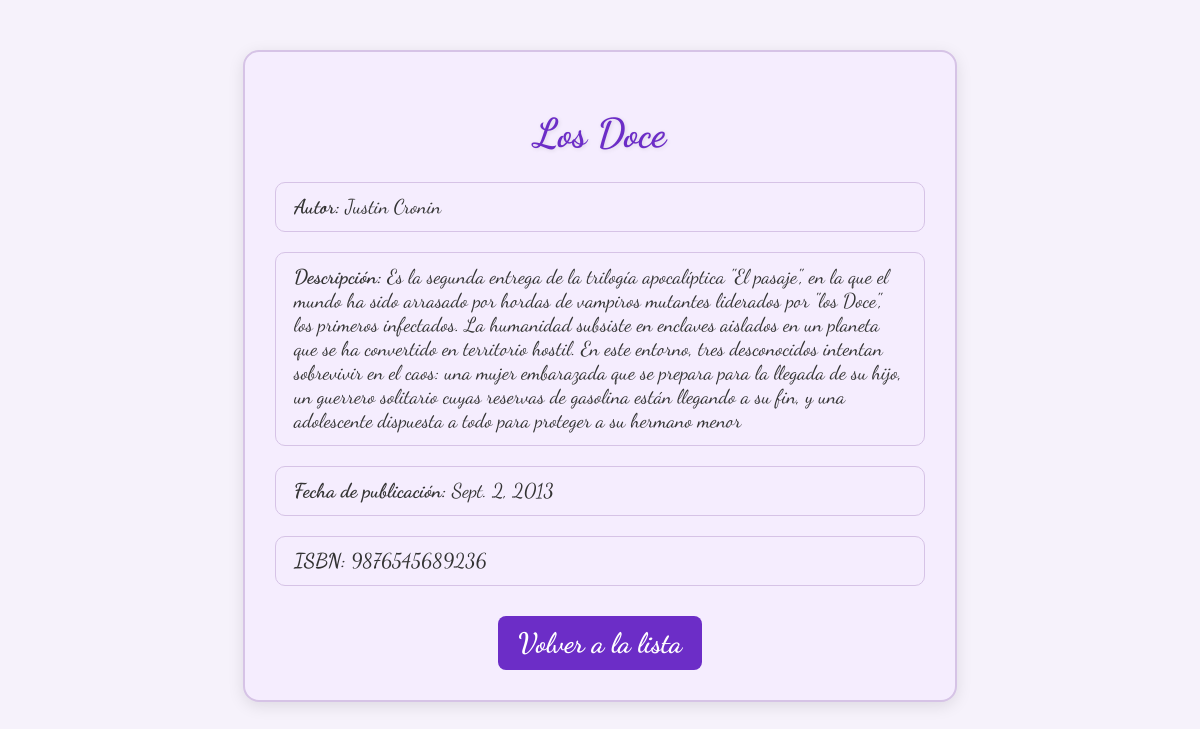
Screenshot of /libros/3/ with the database file from the repository.
### libros/models.py (models this page shows, shortened)
class Libro(models.Model):
    titulo = models.CharField(max_length=200)
    autor = models.CharField(max_length=100)
    descripcion = models.TextField()
    fecha_publicacion = models.DateField()
    isbn = models.CharField(max_length=13, unique=True)

### libros/views.py (the view)
# urls.py: path('<int:libro_id>/', views.detalle_libro, name='detalle_libro'),
def detalle_libro(request, libro_id):
    libro = get_object_or_404(Libro, pk=libro_id)
    return render(request, 'libros/detalle_libro.html', {'libro': libro})

### libros/templates/libros/detalle_libro.html (shortened to what this page needs)
<!DOCTYPE html>
<html>
<head>
    {% load static %}
     <link rel="stylesheet" href="{% static 'estilos.css' %}">
</head>
<body>
    <div class="detalle-libro">
        <h1>{{ libro.titulo }}</h1>
        <div class="contenido-libro">
            <p><strong>Autor:</strong> {{ libro.autor }}</p>
            <p><strong>Descripción:</strong> {{ libro.descripcion }}</p>
            <p><strong>Fecha de publicación:</strong> {{ libro.fecha_publicacion }}</p>
            <p><strong>ISBN:</strong>  {{ libro.isbn }}</p>
            <a href="{% url 'lista_libros' %}"  class="boton-volver">Volver a la lista</a>
        </div>
    </div>
</body>
</html>

### static/estilos.css (style rules this page uses)
body { font-family: 'Dancing Script', cursive; background-color:#f6f2fb; margin: 20px; }
h1 { color: #5a2d82; font-family: 'Dancing Script', cursive; font-size: 50px; color: #6e28d1; text-shadow: 1px 1px 4px rgba(0, 0, 0, 0.1); }
a { text-decoration: none; color: #3a423f; font-size: 28px; }
.detalle-libro { background-color: #f5edfe; border: 2px solid #d6c3e6; border-radius: 16px; padding: 30px; max-width: 650px; margin: 50px auto; box-shadow: 0 4px 16px rgba(0,0,0,0.1); font-family: 'Dancing Script', cursive }
.detalle-libro h1 { font-family: 'Dancing Script', cursive; font-size: 40px; color: #6C2DC7; text-align: center; margin-bottom: 25px; text-shadow: 1px 1px 4px rgba(0,0,0,0.1); }
.contenido-libro p { border: 1px solid #d6c3e6; border-radius: 10px; padding: 12px 18px; margin-bottom: 12px; font-size: 20px; color: #333; }
.boton-volver { display: block; width: fit-content; margin: 30px auto 0; padding: 10px 20px; background-color: #6C2DC7; color: #fff; text-decoration: none; border-radius: 8px; font-weight: bold; transition: background-color 0.3s; }

### rows the page displays
Libro: titulo "Los Doce", autor "Justin Cronin", descripcion "Es la segunda entrega de la trilogía apocalíptica \"El pasaje\", en la que el mundo ha sido arrasado por hordas de vampiros mutantes liderados por \"los Doce\", los primeros infectados. La humanidad subsiste en enclaves aislados en un planeta que se ha convertido en territorio hostil. En este entorno, tres desconocidos intentan sobrevivir en el caos: una mujer embarazada que se prepara para la llegada de su hijo, un guerrero solitario cuyas reservas de gasolina están llegando a su fin, y una adolescente dispuesta a todo para proteger a su hermano menor", fecha_publicacion "Sept. 2, 2013", isbn "9876545689236"
